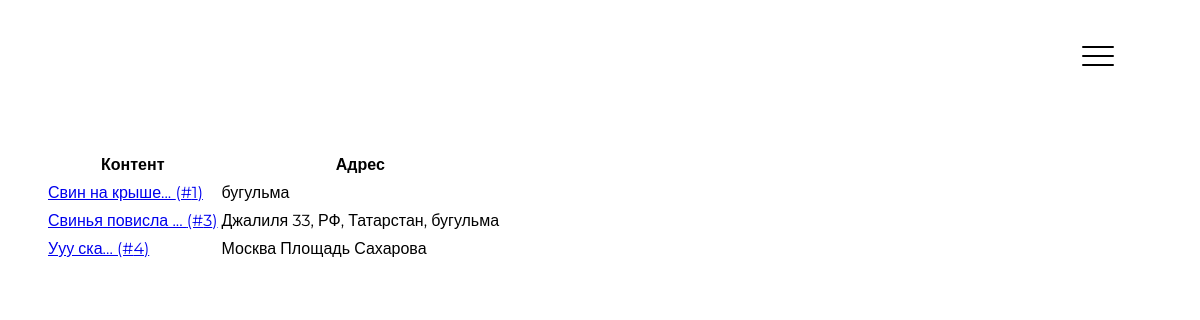
/events/, run on an earlier commit of the app's database.
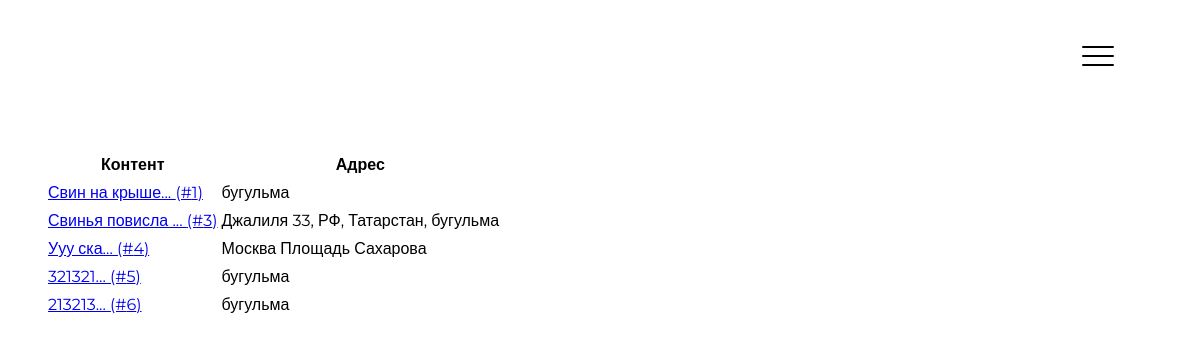
And on a later commit of the database.
### data/model_events.py (models this page shows)
class Event(SqlAlchemyBase, SerializerMixin):
    __tablename__ = 'events'
    id = sqlalchemy.Column(sqlalchemy.Integer,
                           primary_key=True, autoincrement=True)
    address = sqlalchemy.Column(sqlalchemy.String)
    content = sqlalchemy.Column(sqlalchemy.String)
    ll = sqlalchemy.Column(sqlalchemy.String)
    additions = sqlalchemy.Column(sqlalchemy.String)
    user_id = sqlalchemy.Column(sqlalchemy.Integer,
                                sqlalchemy.ForeignKey("users.id"))
    photo = sqlalchemy.orm.relation("File", uselist=False)

### blueprints/events.py (the view)
@blueprint.route('/events/', methods=['GET', 'POST'])
def events():
    session = db_session.create_session()
    events = session.query(Event).all()
    return render_template('events.html', events=events)

### data/db_session.py (called while the page is built)
def create_session() -> Session:
    global __factory
    return __factory()

### templates/events.html
{% extends "base.html" %}
{% block content %}
<div class="container">
    <table class="average-table">
        <thead>
            <th>Контент</th>
            <th>Адрес</th>
        </thead>
        <tbody>
            {% for event in events %}
                <tr>
                    <td><a href="/event/{{ event.id }}">{{ event.content[:15] + "..." }} (#{{ event.id }})</a></td>
                    <td>{{ event.address }}</td>
                </tr>
            {% endfor %}
        </tbody>
    </table>
    <a href="/add_event" class="add_event" ></a>
</div>
{% endblock %}

### templates/base.html (shortened to what this page needs)
<!DOCTYPE html>
<html lang="en">
<head>
    <link rel="stylesheet" href="/static/css/bootstrap-grid.min.css">
    <link rel="stylesheet" href="/static/css/EGOR.css">
    <link rel="stylesheet" href="/static/css/style.min.css">
</head>
<body>
    <div class="hamburger_main" >
        <span class='line'></span>
        <span class='line'></span>
        <span class='line'></span>
    </div>
    <main>
        <div>
            {% block content %}
            {% endblock %}
        </div>
    </main>
</body>
</html>

What changed in the data, as far as the page shows it:
added Event: content "321321...", id "5", address "бугульма"
added Event: content "213213...", id "6", address "бугульма"
